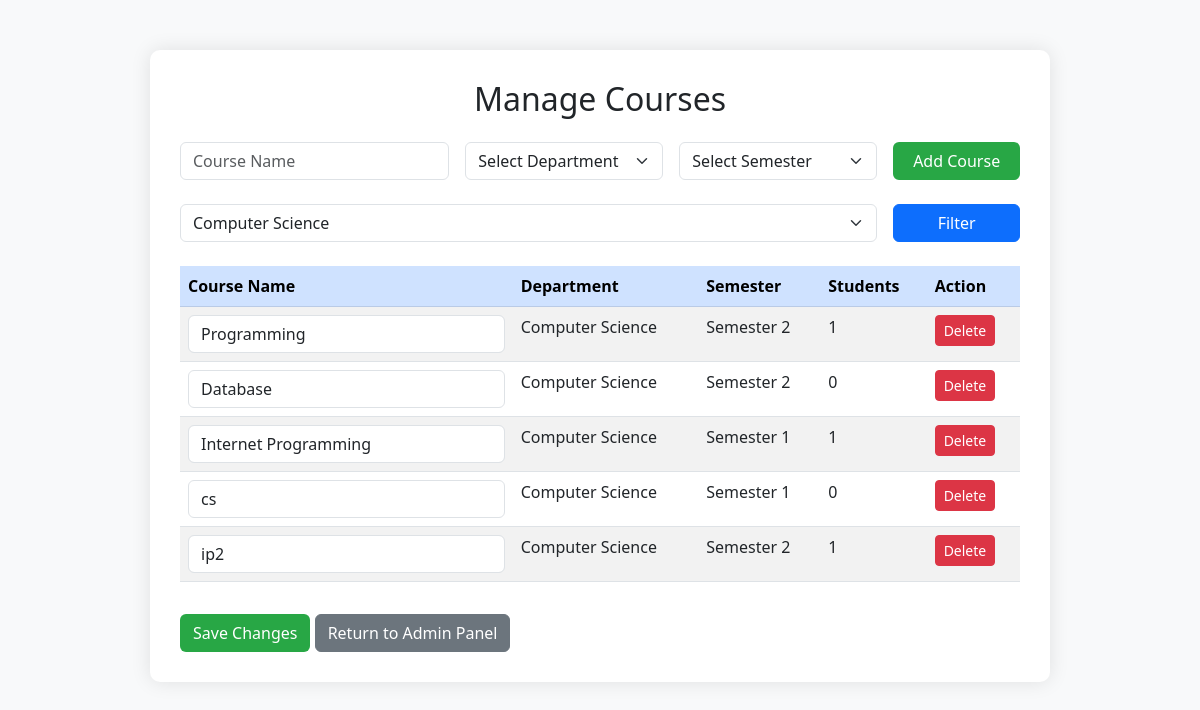
Page /manage_courses.php?department=Computer Science (signed in) on the committed database.
### tables this page shows
CREATE TABLE `courses` (
  `course_id` int(11) NOT NULL,
  `course_name` varchar(100) NOT NULL,
  `department` varchar(100) NOT NULL,
  `semester` varchar(50) NOT NULL DEFAULT 'Semester 1'
);

### manage_courses.php (the view, shortened to what this page needs)
<?php
include 'db.php';
$dept_result = $conn->query("SELECT dept_name FROM departments");
$database_departments = [];
while ($row = $dept_result->fetch_assoc()) {
    $database_departments[] = $row['dept_name'];
}
$hardcoded_departments = [
    'Computer Science',
    'Accounting',
    'Marketing',
    'PE',
    'nursing',
    'pharmacist'
];
$all_departments = array_unique(array_merge($database_departments, $hardcoded_departments));
sort($all_departments);
$departmentFilter = $_GET['department'] ?? '';
$courses = [];
if ($departmentFilter) {
    $stmt = $conn->prepare("
        SELECT c.course_id, c.course_name, c.department, c.semester, COUNT(r.id) as student_count
        FROM courses c
        LEFT JOIN registrations r ON c.course_id = r.course_id
        WHERE c.department = ?
        GROUP BY c.course_id, c.course_name, c.department, c.semester
    ");
    $stmt->bind_param("s", $departmentFilter);
    $stmt->execute();
    $courses = $stmt->get_result();
}
?>
<!DOCTYPE html>
<html lang="en">
<head>
    <link href="https://cdn.jsdelivr.net/npm/bootstrap@5.3.0/dist/css/bootstrap.min.css" rel="stylesheet">
</head>
<body>
    <div class="management-container">
        <h2 class="text-center mb-4">Manage Courses</h2>
        <form method="post" class="mb-4">
            <div class="row g-3">
                <div class="col-md-4">
                    <input type="text" name="course_name" class="form-control" placeholder="Course Name" required>
                </div>
                <div class="col-md-3">
                    <select name="department" class="form-select" required>
                        <option value="">Select Department</option>
                    </select>
                </div>
                <div class="col-md-3">
                    <select name="semester" class="form-select" required>
                        <option value="">Select Semester</option>
                    </select>
                </div>
                <div class="col-md-2">
                    <button type="submit" name="add_course" class="btn btn-custom w-100">Add Course</button>
                </div>
            </div>
        </form>
        <form method="get" class="mb-4">
            <div class="row g-3">
                <div class="col-md-10">
                    <select name="department" class="form-select">
                        <?php foreach ($all_departments as $dept): ?>
                            <option value="<?php echo htmlspecialchars($dept); ?>" <?php echo $departmentFilter == $dept ? 'selected' : ''; ?>><?php echo htmlspecialchars($dept); ?></option>
                        <?php endforeach; ?>
                    </select>
                </div>
                <div class="col-md-2">
                    <button type="submit" class="btn btn-primary w-100">Filter</button>
                </div>
            </div>
        </form>
        <?php if ($courses && $courses->num_rows > 0): ?>
            <form method="post" action="update_courses.php">
                <table class="table table-striped table-hover">
                    <thead class="table-primary">
                        <tr>
                            <th>Course Name</th>
                            <th>Department</th>
                            <th>Semester</th>
                            <th>Students</th>
                            <th>Action</th>
                        </tr>
                    </thead>
                    <tbody>
                        <?php while ($row = $courses->fetch_assoc()): ?>
                            <tr>
                                <td><input type="text" name="course_name[<?php echo $row['course_id']; ?>]" class="form-control" value="<?php echo htmlspecialchars($row['course_name']); ?>"></td>
                                <td><?php echo htmlspecialchars($row['department']); ?></td>
                                <td><?php echo htmlspecialchars($row['semester']); ?></td>
                                <td><?php echo $row['student_count']; ?></td>
                                <td>
                                    <a href="delete_course.php?id=<?php echo $row['course_id']; ?>" class="btn btn-danger btn-sm" onclick="return confirm('Delete this course?')">Delete</a>
                                </td>
                            </tr>
                        <?php endwhile; ?>
                    </tbody>
                </table>
                <button type="submit" class="btn btn-custom mt-3">Save Changes</button>
                <a href="admin.php" class="btn btn-secondary mt-3">Return to Admin Panel</a>
            </form>
        <?php else: ?>
            <p class="text-center text-muted">No courses found.</p>
            <a href="admin.php" class="btn btn-secondary">Return to Admin Panel</a>
        <?php endif; ?>
    </div>
</body>
</html>

### manage_courses.php (style rules this page uses)
body { background: #f8f9fa; }
.management-container { max-width: 900px; margin: 50px auto; padding: 30px; background: white; border-radius: 10px; box-shadow: 0 0 20px rgba(0, 0, 0, 0.1); }
.btn-custom { background-color: #28a745; color: white; }
.btn-danger { background-color: #dc3545; }

### rows in the picture
courses: course_name "Programming", department "Computer Science", semester "Semester 2", student_count "1"
courses: course_name "Database", department "Computer Science", semester "Semester 2", student_count "0"
courses: course_name "Internet Programming", department "Computer Science", semester "Semester 1", student_count "1"
courses: course_name "cs", department "Computer Science", semester "Semester 1", student_count "0"
courses: course_name "ip2", department "Computer Science", semester "Semester 2", student_count "1"

### other values in the picture
form field department "Computer Science"
